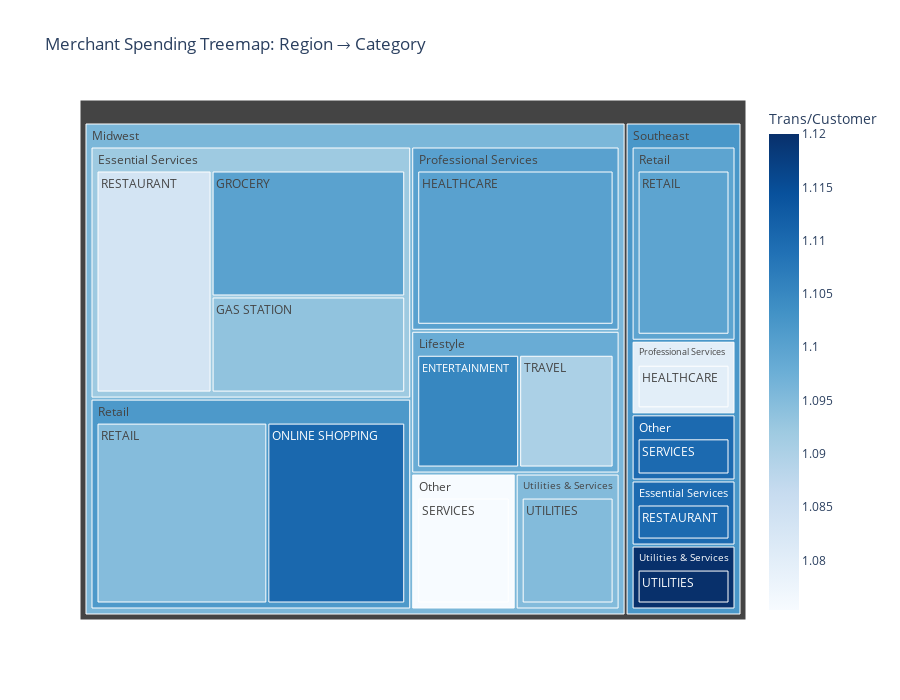

Here is the notebook cell this chart was saved with:
### Markdown cell above
### Merchange Category Treemap

### Code cell
merchant_category_treemap_query = "SELECT * FROM gold.analytics_merchant_spending_patterns ORDER BY total_spend DESC LIMIT 40"
merchant_category_treemap_df = fetch_data(merchant_category_treemap_query)

fig = px.treemap(
    merchant_category_treemap_df,
    path=['region', 'category_group', 'category'],
    values='total_spend',
    color='transactions_per_customer',
    hover_data={
        'total_spend': ':$,.2f',
        'transaction_count': ':,',
        'transactions_per_customer': ':.2f',
        'unique_customers': ':,'
    },
    title='Merchant Spending Treemap: Region → Category',
    color_continuous_scale='Blues',
    labels={'total_spend': 'Total Spend',
            'transactions_per_customer': 'Trans/Customer'}
)

fig.update_layout(height=700)
fig.show()

### Figure 1 — Plotly figure (JSON) as saved in the notebook; plotly's stock layout.template omitted (floating-point values rounded to 4 significant figures)
{"data": [{"branchvalues": "total", "customdata": [[1192000.0, "(?)", 1.1, "(?)"], [258900.0, "144", 1.08, "133"], [1162000.0, "(?)", 1.095, "(?)"], [937700.0, "(?)", 1.11, "(?)"], [935500.0, "(?)", 1.083, "(?)"], [479300.0, "141", 1.105, "(?)"], [683200.0, "(?)", 1.1, "(?)"], [232700.0, "148", 1.11, "133"], [681300.0, "(?)", 1.093, "(?)"], [228800.0, "136", 1.11, "122"], [444100.0, "(?)", 1.09, "(?)"], [892900.0, "(?)", 1.1, "(?)"], [224900.0, "144", 1.12, "129"], [440700.0, "(?)", 1.075, "(?)"], [438500.0, "(?)", 1.095, "(?)"], [1192000.0, "(?)", 1.1, "(?)"], [258900.0, "144", 1.08, "133"], [2099000.0, "(?)", 1.102, "(?)"], [2510000.0, "(?)", 1.092, "(?)"], [923400.0, "(?)", 1.098, "(?)"], [683200.0, "(?)", 1.1, "(?)"], [232700.0, "148", 1.11, "133"], [228800.0, "136", 1.11, "122"], [224900.0, "144", 1.12, "129"], [440700.0, "(?)", 1.075, "(?)"], [438500.0, "(?)", 1.095, "(?)"], [7604000.0, "(?)", 1.096, "(?)"], [1629000.0, "(?)", 1.102, "(?)"]], "domain": {"x": [0, 1], "y": [0, 1]}, "hovertemplate": "labels=%{label}<br>Total Spend=%{customdata[0]:$,.2f}<br>parent=%{parent}<br>id=%{id}<br>transaction_count=%{customdata[1]:,}<br>Trans/Customer=%{color:.2f}<br>unique_customers=%{customdata[3]:,}<extra></extra>", "ids": ["Midwest/Professional Services/HEALTHCARE", "Southeast/Professional Services/HEALTHCARE", "Midwest/Retail/RETAIL", "Midwest/Retail/ONLINE SHOPPING", "Midwest/Essential Services/RESTAURANT", "Midwest/Lifestyle/ENTERTAINMENT", "Southeast/Retail/RETAIL", "Southeast/Other/SERVICES", "Midwest/Essential Services/GAS STATION", "Southeast/Essential Services/RESTAURANT", "Midwest/Lifestyle/TRAVEL", "Midwest/Essential Services/GROCERY", "Southeast/Utilities & Services/UTILITIES", "Midwest/Other/SERVICES", "Midwest/Utilities & Services/UTILITIES", "Midwest/Professional Services", "Southeast/Professional Services", "Midwest/Retail", "Midwest/Essential Services", "Midwest/Lifestyle", "Southeast/Retail", "Southeast/Other", "Southeast/Essential Services", "Southeast/Utilities & Services", "Midwest/Other", "Midwest/Utilities & Services", "Midwest", "Southeast"], "labels": ["HEALTHCARE", "HEALTHCARE", "RETAIL", "ONLINE SHOPPING", "RESTAURANT", "ENTERTAINMENT", "RETAIL", "SERVICES", "GAS STATION", "RESTAURANT", "TRAVEL", "GROCERY", "UTILITIES", "SERVICES", "UTILITIES", "Professional Services", "Professional Services", "Retail", "Essential Services", "Lifestyle", "Retail", "Other", "Essential Services", "Utilities & Services", "Other", "Utilities & Services", "Midwest", "Southeast"], "marker": {"coloraxis": "coloraxis", "colors": [1.1, 1.08, 1.095, 1.11, 1.083, 1.105, 1.1, 1.11, 1.093, 1.11, 1.09, 1.1, 1.12, 1.075, 1.095, 1.1, 1.08, 1.102, 1.092, 1.098, 1.1, 1.11, 1.11, 1.12, 1.075, 1.095, 1.096, 1.102]}, "name": "", "parents": ["Midwest/Professional Services", "Southeast/Professional Services", "Midwest/Retail", "Midwest/Retail", "Midwest/Essential Services", "Midwest/Lifestyle", "Southeast/Retail", "Southeast/Other", "Midwest/Essential Services", "Southeast/Essential Services", "Midwest/Lifestyle", "Midwest/Essential Services", "Southeast/Utilities & Services", "Midwest/Other", "Midwest/Utilities & Services", "Midwest", "Southeast", "Midwest", "Midwest", "Midwest", "Southeast", "Southeast", "Southeast", "Southeast", "Midwest", "Midwest", "", ""], "type": "treemap", "values": [1192000.0, 258900.0, 1162000.0, 937700.0, 935500.0, 479300.0, 683200.0, 232700.0, 681300.0, 228800.0, 444100.0, 892900.0, 224900.0, 440700.0, 438500.0, 1192000.0, 258900.0, 2099000.0, 2510000.0, 923400.0, 683200.0, 232700.0, 228800.0, 224900.0, 440700.0, 438500.0, 7604000.0, 1629000.0]}], "layout": {"coloraxis": {"colorbar": {"title": {"text": "Trans/Customer"}}, "colorscale": [[0, "rgb(247,251,255)"], [0.125, "rgb(222,235,247)"], [0.25, "rgb(198,219,239)"], [0.375, "rgb(158,202,225)"], [0.5, "rgb(107,174,214)"], [0.625, "rgb(66,146,198)"], [0.75, "rgb(33,113,181)"], [0.875, "rgb(8,81,156)"], [1, "rgb(8,48,107)"]]}, "height": 700, "legend": {"tracegroupgap": 0}, "title": {"text": "Merchant Spending Treemap: Region → Category"}}}
